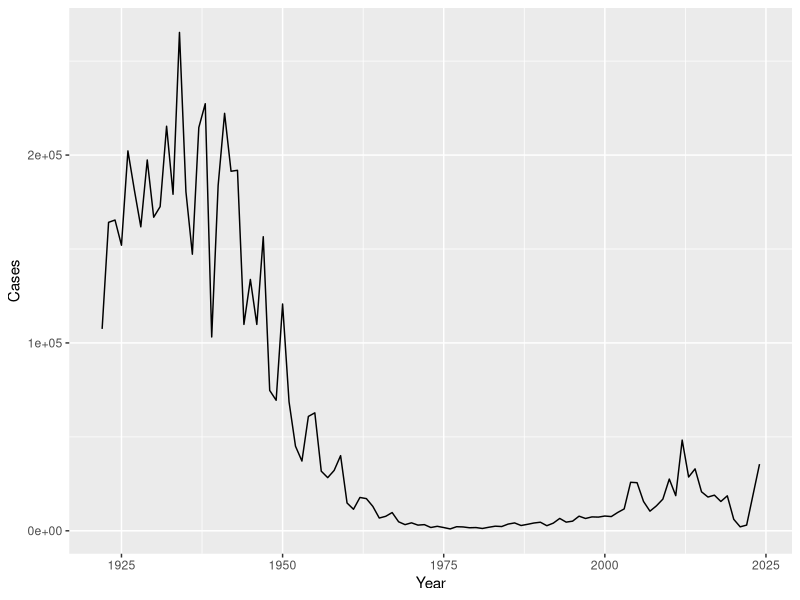
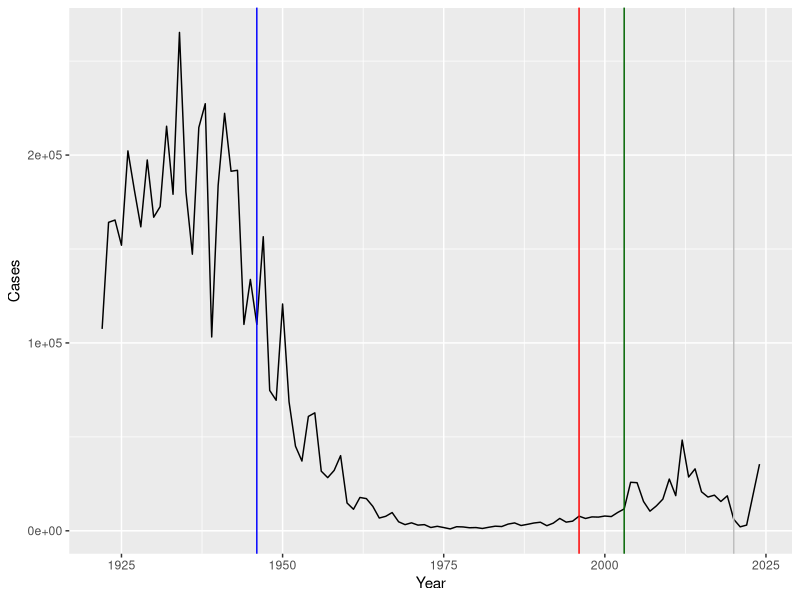

Source code (R) for these figures, in order: (Note: this script raises an error after producing the figures.)
## ---- chunk 1
cdc <- data.frame(
  Year = c(1922L,1923L,1924L,1925L,
           1926L,1927L,1928L,1929L,1930L,1931L,
           1932L,1933L,1934L,1935L,1936L,
           1937L,1938L,1939L,1940L,1941L,1942L,
           1943L,1944L,1945L,1946L,1947L,
           1948L,1949L,1950L,1951L,1952L,
           1953L,1954L,1955L,1956L,1957L,1958L,
           1959L,1960L,1961L,1962L,1963L,
           1964L,1965L,1966L,1967L,1968L,1969L,
           1970L,1971L,1972L,1973L,1974L,
           1975L,1976L,1977L,1978L,1979L,1980L,
           1981L,1982L,1983L,1984L,1985L,
           1986L,1987L,1988L,1989L,1990L,
           1991L,1992L,1993L,1994L,1995L,1996L,
           1997L,1998L,1999L,2000L,2001L,
           2002L,2003L,2004L,2005L,2006L,2007L,
           2008L,2009L,2010L,2011L,2012L,
           2013L,2014L,2015L,2016L,2017L,2018L,
           2019L,2020L,2021L, 2022L, 2024L),
  Cases = c(107473,164191,165418,152003,
                                   202210,181411,161799,197371,
                                   166914,172559,215343,179135,265269,
                                   180518,147237,214652,227319,103188,
                                   183866,222202,191383,191890,109873,
                                   133792,109860,156517,74715,69479,
                                   120718,68687,45030,37129,60886,
                                   62786,31732,28295,32148,40005,
                                   14809,11468,17749,17135,13005,6799,
                                   7717,9718,4810,3285,4249,3036,
                                   3287,1759,2402,1738,1010,2177,2063,
                                   1623,1730,1248,1895,2463,2276,
                                   3589,4195,2823,3450,4157,4570,
                                   2719,4083,6586,4617,5137,7796,6564,
                                   7405,7298,7867,7580,9771,11647,
                                   25827,25616,15632,10454,13278,
                                   16858,27550,18719,48277,28639,32971,
                                   20762,17972,18975,15609,18617,
                                   6124,2116,3044, 35493)
)
## ---- chunk 2
head(cdc)
## ---- chunk 3
library(ggplot2)

ggplot(cdc) +
  aes(Year, Cases) +
  geom_line() 

## ---- chunk 4
library(ggplot2)

ggplot(cdc) +
  aes(Year, Cases) +
  geom_line() +
  geom_vline(xintercept = 1946, col="Blue") +
  geom_vline(xintercept = 1996, col="Red") +
  geom_vline(xintercept = 2020, col="Gray") +
  geom_vline(xintercept = 2003, col="Dark green")
## ---- chunk 5
library(jsonlite)

subject <- read_json("https://www.cmi-pb.org/api/v5_1/subject", simplifyVector = T)
## ---- chunk 6
nrow(subject)
## ---- chunk 7
table(subject$infancy_vac)
## ---- chunk 8
table(subject$biological_sex)
## ---- chunk 9
table(subject$race, subject$biological_sex)
## ---- chunk 10
library(lubridate)
library(dplyr)

subject$age <- today() - ymd(subject$year_of_birth) 

subject$age_years <- time_length(subject$age, "years")

ap <- subject %>% filter(infancy_vac == "aP")
round(summary(time_length(ap$age, "years")))

wp <- subject %>% filter(infancy_vac == "wP")
round(summary(time_length(wp$age, "years")))

# Check if the difference is statistically significant using a t-test
t.test(ap$age_years, wp$age_years)

## ---- chunk 11
int <- ymd(subject$date_of_boost) - ymd(subject$year_of_birth)
age_at_boost <- time_length(int, "year")
head(age_at_boost)
## ---- chunk 12
ggplot(subject) +
  aes(time_length(age, "year"),
      fill=as.factor(infancy_vac)) +
  geom_histogram(show.legend=FALSE) +
  facet_wrap(vars(infancy_vac), nrow=2) +
  xlab("Age in years")
## ---- chunk 13
specimen <- read_json("https://cmi-pb.org/api/v5_1/specimen",
                      simplifyVector = T)

ab_data <- read_json("https://www.cmi-pb.org/api/v5_1/plasma_ab_titer",
                      simplifyVector = T)
## ---- chunk 14
head(ab_data)
## ---- chunk 15
library(dplyr)

meta <- inner_join(subject, specimen)
head(meta)
## ---- chunk 16
dim(subject)
dim(specimen)
## ---- chunk 17
dim(meta)
## ---- chunk 18
abdata <- inner_join(meta, ab_data)
head(abdata)
## ---- chunk 19
length(abdata$isotype)
## ---- chunk 20
table(abdata$isotype)
## ---- chunk 21
table(abdata$antigen)
## ---- chunk 22
library(ggplot2)

ggplot(abdata) +
  aes(MFI, antigen) +
  geom_boxplot()
## ---- chunk 23
ggplot(abdata) +
  aes(MFI_normalised, antigen) +
  geom_boxplot()
## ---- chunk 24
igg <- abdata %>% filter(isotype == "IgG")
## ---- chunk 25
igg_filtered <- igg %>% filter(MFI_normalised <= 75)

ggplot(igg_filtered) +
  aes(x = MFI_normalised, y = antigen) +
  geom_boxplot() + 
  facet_wrap(vars(visit), nrow = 2)
## ---- chunk 26
ggplot(abdata) +
  aes(MFI_normalised, antigen, col=infancy_vac) +
  geom_boxplot()
## ---- chunk 27
ggplot(abdata) +
  aes(MFI_normalised, antigen, col=infancy_vac) +
  geom_boxplot() +
  facet_wrap(~infancy_vac)
## ---- chunk 28
igg <- abdata |>
  filter(isotype == "IgG")
head(igg)
## ---- chunk 29
ggplot(igg) +
  aes(MFI_normalised, antigen, col=infancy_vac) +
  geom_boxplot()
## ---- chunk 30
ggplot(igg) +
  aes(MFI_normalised, antigen, col=infancy_vac ) +
  geom_boxplot(show.legend = FALSE) + 
  facet_wrap(vars(visit), nrow=2) +
  xlim(0,75) +
  theme_bw()
## ---- chunk 31
igg %>% filter(visit != 8) %>%
ggplot() +
  aes(MFI_normalised, antigen, col=infancy_vac ) +
  geom_boxplot(show.legend = FALSE) + 
  xlim(0,75) +
  facet_wrap(vars(infancy_vac, visit), nrow=2)
## ---- chunk 32
library(dplyr)
library(ggplot2)

# Boxplot for OVA (Control Antigen - not in vaccine)
filter(igg, antigen == "OVA") %>%
  ggplot() +
  aes(x = MFI_normalised, col = infancy_vac) +
  geom_boxplot(show.legend = FALSE) +
  facet_wrap(vars(visit)) +
  theme_bw() +
  labs(title = "OVA Antigen IgG Levels", x = "MFI Normalised", y = "Density")

# Boxplot for PT (Pertussis Toxin - key virulence factor)
filter(igg, antigen == "PT") %>%
  ggplot() +
  aes(x = MFI_normalised, col = infancy_vac) +
  geom_boxplot(show.legend = FALSE) +
  facet_wrap(vars(visit)) +
  theme_bw() +
  labs(title = "Pertussis Toxin (PT) IgG Levels", x = "MFI Normalised", y = "Density")

# Boxplot for FIM2/3 (Fimbriae 2/3 - Pertussis Vaccine Component)
filter(igg, antigen == "FIM2/3") %>%
  ggplot() +
  aes(x = MFI_normalised, col = infancy_vac) +
  geom_boxplot(show.legend = FALSE) +
  facet_wrap(vars(visit)) +
  theme_bw() +
  labs(title = "Fimbriae 2/3 (FIM2/3) IgG Levels", x = "MFI Normalised", y = "Density")
## ---- chunk 33
## Filter to include 2021 data only
abdata.21 <- abdata |> 
  filter(dataset == "2021_dataset")

## Filter to look at IgG PT data only
pt.igg <- abdata.21 |>
  filter(isotype == "IgG",  antigen == "PT") 
  
# Plot and color by infancy_vac (wP vs aP)
  ggplot(pt.igg) +
    aes(x=planned_day_relative_to_boost,
        y=MFI_normalised,
        col=infancy_vac,
        group=subject_id) +
    geom_point() +
    geom_line() +
    geom_vline(xintercept=0, linetype="dashed") +
    geom_vline(xintercept=14, linetype="dashed") +
  labs(title="2021 dataset IgG PT",
       subtitle = "Dashed lines indicate day 0 (pre-boost) and 14 (apparent peak levels)")
## ---- chunk 34
# Filter for the 2020 dataset
abdata.20 <- abdata %>% filter(dataset == "2020_dataset")

# Plot time-course for IgG PT antigen levels in 2020 dataset
abdata.20 %>% 
  filter(isotype == "IgG", antigen == "PT") %>%
  ggplot() +
    aes(x=planned_day_relative_to_boost,
        y=MFI_normalised,
        col=infancy_vac,
        group=subject_id) +
    geom_point() +
    geom_line() +
    geom_vline(xintercept=0, linetype="dashed") +
    geom_vline(xintercept=14, linetype="dashed") +
  labs(title="2020 dataset IgG PT",
       subtitle = "Dashed lines indicate day 0 (pre-boost) and 14 (apparent peak levels)")

## ---- chunk 35
url <- "https://www.cmi-pb.org/api/v2/rnaseq?versioned_ensembl_gene_id=eq.ENSG00000211896.7"

rna <- read_json(url, simplifyVector = TRUE) 
## ---- chunk 36
#meta <- inner_join(specimen, subject)
ssrna <- inner_join(rna, meta)
## ---- chunk 37
ggplot(ssrna) +
  aes(visit, tpm, group=subject_id) +
  geom_point() +
  geom_line(alpha=0.2)
